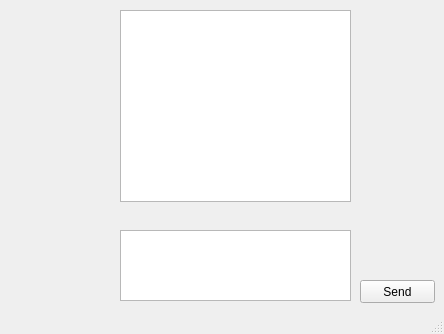
<?xml version="1.0" encoding="UTF-8"?>
<ui version="4.0">
 <class>MainWindow</class>
 <widget class="QMainWindow" name="MainWindow">
  <property name="geometry">
   <rect>
    <x>0</x>
    <y>0</y>
    <width>444</width>
    <height>334</height>
   </rect>
  </property>
  <property name="windowTitle">
   <string>MainWindow</string>
  </property>
  <widget class="QWidget" name="centralwidget">
   <widget class="QPlainTextEdit" name="plainTextEdit">
    <property name="geometry">
     <rect>
      <x>120</x>
      <y>230</y>
      <width>231</width>
      <height>71</height>
     </rect>
    </property>
   </widget>
   <widget class="QTextBrowser" name="textBrowser">
    <property name="geometry">
     <rect>
      <x>120</x>
      <y>10</y>
      <width>231</width>
      <height>192</height>
     </rect>
    </property>
   </widget>
   <widget class="QPushButton" name="push_send">
    <property name="geometry">
     <rect>
      <x>360</x>
      <y>280</y>
      <width>75</width>
      <height>23</height>
     </rect>
    </property>
    <property name="text">
     <string>Send</string>
    </property>
   </widget>
  </widget>
  <widget class="QStatusBar" name="statusbar"/>
 </widget>
 <resources/>
 <connections/>
</ui>
